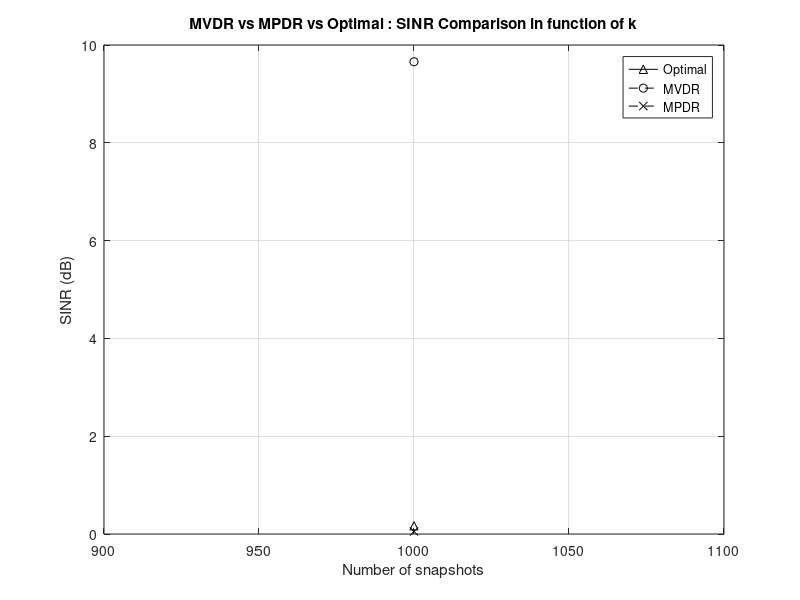
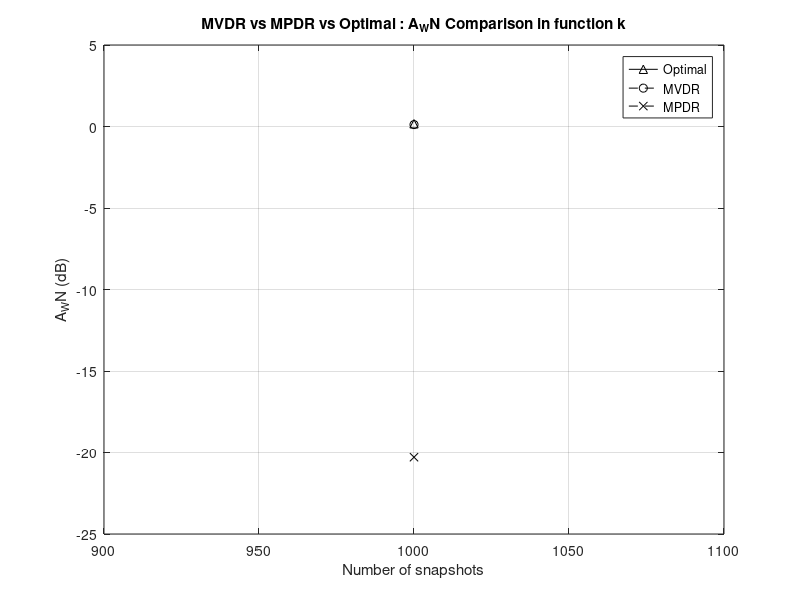
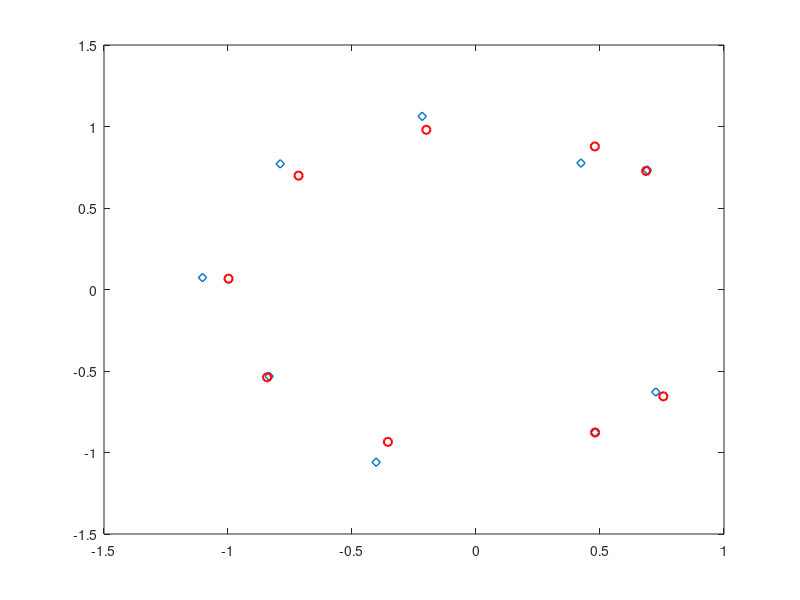

Write the MATLAB code that produced these figures, in order. (Note: this script raises an error after producing the figures.)
%Array processing course basic code
clear
clc
close all
format shortG
rng(42)
%+++++ BEAMFORMING ++++++++++++++++++++++++++++++++++++++++++++++++++++++++
%----- Scenario -----
%Number of elements in the array
N = 10;
Ns = 1; % Monte Carlo Samples
roots_mpdr = zeros(Ns,N-1);

% k = logspace(1,2,30);
k = 1000;
[opt_arr,cbf_arr,mvdr_arr,mpdr_arr] = deal(zeros(Ns,length(k)));
[opt_arr1,cbf_arr1,mvdr_arr1,mpdr_arr1] = deal(zeros(Ns,length(k)));

i = 1;
%Inter-element spacing (in wavelength)
d = 0.5;
pos = d * (0:N-1)'; %positions of the antennas
%Mainlobe width
theta_3dB = 0.9/(N*d);
%White noise
sigma2 = 1;	%white noise power
%Interference
thetaj = [-20;15]/180*pi;	%angles of arrival	
INR = [20;20];			%interference to noise ratio (dB)
Pj = sigma2 * 10.^(INR/10);		%interference power
J = length(thetaj);
%Interference + noise covariance matrix
Aj = exp(1i*2*pi*pos*sin(thetaj'));	%interference steering matrix N|J
C = Aj*diag(Pj)*Aj' + sigma2*eye(N);	%interference + noise covariance matrix
%Signal of interest
thetas = 0/180*pi;	%angle of arrival
SNR = 0;            %signal to noise ratio (dB)
Ps = sigma2 * 10^(SNR/10);			%signal power
as = exp(1i*2*pi*pos*sin(thetas));	%steering vector
%Total covariance matrix (signal + interference + noise)
R = Ps*(as*as') + C;

while i <= length(k)
%----- Natural beampattern -----
% %Weight vector (all weights equal to 1/N)
w = ones(N,1); 
w = w/(ones(1,N)*w);  
%Diagram
tab_theta = (-90:0.5:90)/180*pi;        %Angles where to evaluate beampattern
A = exp(1i*2*pi*pos*sin(tab_theta));    %Steering matrix: each column is a(theta)
G = 20*log10(abs(w'*A));        %beampattern (power in dB)



%----- CONVENTIONAL AND OPTIMAL BEAMFORMERS -----
%Looked direction
theta0 = 0/180*pi;
a0 = exp(1i*2*pi*pos*sin(theta0));
%Conventional beamformer
w_CBF = a0; 
w_CBF = w_CBF/(a0'*w_CBF);
G_CBF = 20*log10(abs(w_CBF'*A));        %beampattern (power in dB)
SINR_CBF = Ps*(abs(w_CBF'*as)^2)/(abs(w_CBF'*C*w_CBF)); %SINR
cbf_arr(i) = SINR_CBF;
A_WN_CBF = 1/(norm(w_CBF)^2);   %White noise array gain
%Optimal beamformer
w_opt = (C\as); 
w_opt = w_opt/(as'*w_opt);
G_opt = 20*log10(abs(w_opt'*A));
SINR_opt = Ps*(abs(w_opt'*as)^2)/(abs(w_opt'*C*w_opt));
opt_arr(i) = SINR_opt;
A_WN_opt = 1/(norm(w_opt)^2);

%----- ADAPTIVE BEAMFORMING WITH ESTIMATED COVARIANCE MATRICES -----
%Number of snapshots
K = round(k(i));
sample = 1;
while sample <= Ns
%Signal
S = sqrt(Ps/2) * as * (randn(1,K)+1i*randn(1,K));
%Interference + noise
IN = Aj * diag(sqrt(Pj/2)) * (randn(J,K)+1i*randn(J,K));
NOISE = sqrt(sigma2/2)*(randn(N,K)+1i*randn(N,K));
%MVDR-SMI
Y_MVDR = IN + NOISE;
C_hat = (Y_MVDR*Y_MVDR')/K;
w_MVDR_SMI = (C_hat\a0);
w_MVDR_SMI = w_MVDR_SMI / (a0'*w_MVDR_SMI);
G_MVDR_SMI = 20*log10(abs(w_MVDR_SMI'*A));
SINR_MVDR_SMI = Ps*(abs(w_MVDR_SMI'*as)^2)/(abs(w_MVDR_SMI'*C*w_MVDR_SMI));
mvdr_arr(sample,i) = SINR_MVDR_SMI;
A_WN_MVDR_SMI = 1 / (norm(w_MVDR_SMI)^2);
%MPDR-SMI
Y_MPDR = S + IN + NOISE;
R_hat = (Y_MPDR*Y_MPDR')/K;
w_MPDR_SMI = (R_hat\a0);
w_MPDR_SMI = w_MPDR_SMI / (a0'*w_MPDR_SMI);

%%% UNIT CIRCLE RECTIFIED MPDR
xi_n = roots(w_MPDR_SMI);
roots_mpdr(sample,:) = xi_n;

% Initialize variables
arg_xi_n = angle(xi_n);
omega_n = zeros(size(xi_n));

for i = 1:length(xi_n)
    if abs(arg_xi_n(i) - pi*theta0) < 2*pi/N
        omega_n(i) = sign(arg_xi_n(i))*2*pi/N;
    else
        omega_n(i) = angle(exp(1j*arg_xi_n(i)));
    end
    xi_n(i) = exp(1j*omega_n(i));
end
w_MPDR_SMI = poly(xi_n).';


G_MPDR_SMI = 20*log10(abs(w_MPDR_SMI'*A));
SINR_MPDR_SMI = Ps*(abs(w_MPDR_SMI'*as)^2)/(abs(w_MPDR_SMI'*C*w_MPDR_SMI));
mpdr_arr(sample,i) = SINR_MPDR_SMI;
A_WN_MPDR_SMI = 1 / (norm(w_MPDR_SMI)^2);
A_WN_CBF = 1 / (norm(w_CBF)^2);
A_WN_opt = 1 / (norm(w_opt)^2);

mvdr_arr1(sample,i) = A_WN_MVDR_SMI;
opt_arr1(sample,i) = A_WN_opt;
cbf_arr1(sample,i) = A_WN_CBF;
mpdr_arr1(sample,i) = A_WN_MPDR_SMI;
sample=sample+1;
end
i = i + 1;
end


figure
plot(k,10*log10(mean(opt_arr1)),'k-^','LineWidth',0.7)
%hold on
%plot(shift_theta,cbf_arr)
hold on
plot(k,10*log10(mean(mvdr_arr)),'k--o','LineWidth',0.7)
hold on
plot(k,10*log10(mean(mpdr_arr)),'k--x','LineWidth',0.7)
legend('Optimal','MVDR','MPDR')
xlabel('Number of snapshots')
ylabel('SINR (dB)')
grid on
title('MVDR vs MPDR vs Optimal : SINR Comparison in function of k')

figure
plot(round(k),10*log10(mean(opt_arr1)),'k-^','LineWidth',0.7)
%hold on
%plot(shift_theta,cbf_arr)
hold on
plot(round(k),10*log10(mean(mvdr_arr1)),'k--o','LineWidth',0.7)
hold on
plot(round(k),10*log10(mean(mpdr_arr1)),'k--x','LineWidth',0.7)
legend('Optimal','MVDR','MPDR')
xlabel('Number of snapshots')
ylabel('A_WN (dB)')
grid on
title('MVDR vs MPDR vs Optimal : A_WN Comparison in function k')

figure
plot(roots_mpdr,'d','LineWidth',1)
hold on
plot(xi_n,'ro','LineWidth',1.5)
hold on
fplot(@(t) sin(t), @(t) cos(t),'k');
grid on
axis equal
xlim([-1.5 1.5])
ylim([-1.5 1.5])
legend('Original Zeroes','Unit Circle Rectified')
title('Unit Circle and zeros of array polynomial')

